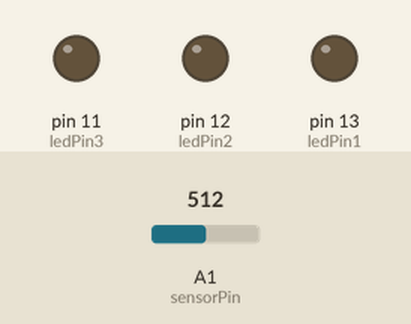
This sketch was run on a simulated Arduino Uno, built with avr-gcc and run on an emulated ATmega328P. Parts: output pins drawn as LEDs (lit = HIGH). The inputs (shaded band) are chosen by the test bench; at power-on: A1 (sensorPin) = 512. What the sketch prints to the serial monitor is not drawn.

Above: at 0.1 s.
At 1.2 s:
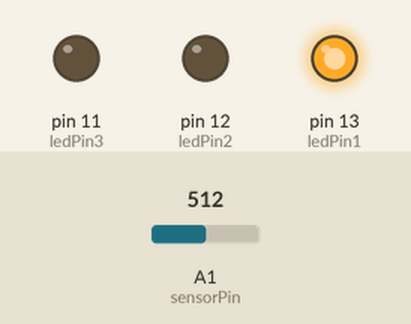
1.3 s: A1 (sensorPin) set to 614
At 1.3 s:
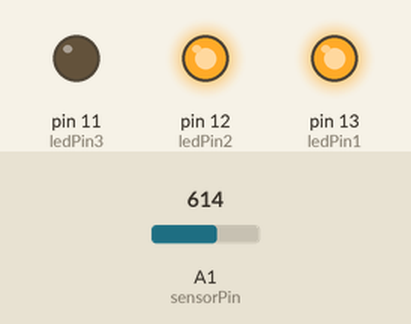
4.3 s: A1 (sensorPin) set to 636
7.3 s: A1 (sensorPin) set to 813
10.3 s: A1 (sensorPin) set to 838
Timing chart, 0 to 13.3 s (numbered marks = the images above; inputs shaded):
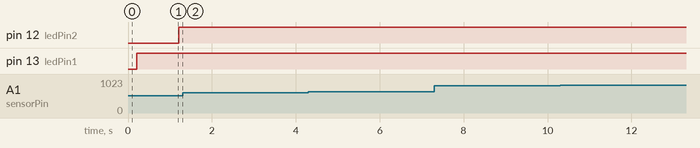

The sketch:

AnalogInput_v3.ino
```cpp
/*
 * アナログ値の読み取りと、しきい値制御
 * * 元のコード:
 * 1. A0の値をシリアルモニタに表示する
 * 2. A0の値がしきい値(threshold)を超えたらLEDを点灯、
 * * 変更要素：
 * 1. サンプリング周期5msでデータを取得
 * 2. 500ms間サンプルを取得し、最大値と平均値を出力
 * 3. ５回連続旗検知を行うと、方向を確定
 */
int sensorPin = A1;
int ledPin1 = 13;
int ledPin2 = 12;
int ledPin3 = 11;
int i = 0;
unsigned long now = 0;

const int threshold_MAX = 500;
const int threshold_ave = 450;

const int MAX_SAMPLES = 100;      // 500msで入れたい最大サンプル数
int buf[MAX_SAMPLES];
int sampleCount = 0;

int maxValue = 0;
int ave = 0;
unsigned long lastMs = 0;

void setup() {
  pinMode(ledPin1, OUTPUT);
  pinMode(ledPin2, OUTPUT);
  pinMode(ledPin3, OUTPUT);
  Serial.begin(115200);
}

void loop() {
  int v = analogRead(sensorPin);

  // maxの更新
  if (v > maxValue) {
    maxValue = v;
  }

  if (v > 420 && sampleCount < MAX_SAMPLES) {
    buf[sampleCount] = v;
    sampleCount++;
  }

  now = millis();
  if (now - lastMs >= 200) {
    //int ave = 0;
    if (sampleCount > 0) {
      // 雑に平均を出す
      long sum = 0;
      for (int k = 0; k < sampleCount; k++) {
        sum += buf[k];
      }
      int roughAve = sum / sampleCount;

      // 平均から離れてるのを除外し再平均
      sum = 0;
      int validCount = 0;
      const int ALLOW_DIFF = 50;   // これより離れてたら外れとみなす（要調整）
      for (int k = 0; k < sampleCount; k++) {
        if (abs(buf[k] - roughAve) <= ALLOW_DIFF) {
          sum += buf[k];
          validCount++;
        }
      }

      if (validCount > 0) {
        ave = sum / validCount;
      } else {
        ave = 0;   // 全部外れた場合
      }
    }
    //lastMs = now;
  // 出力
  Serial.print("MAX:"); Serial.print(maxValue);
  if(maxValue>threshold_MAX){
    Serial.print("*");
  }
  Serial.print(" AVE:"); Serial.print(ave);
  if(ave>threshold_ave){
    Serial.print("*");
  }
  Serial.print(" N:");   Serial.print(sampleCount);

  //認識
  if (maxValue > threshold_MAX && ave > threshold_ave) {
    Serial.print("  !");
    digitalWrite(ledPin1, HIGH);
    i = i+1;
  }else{
    digitalWrite(ledPin1, LOW);
    digitalWrite(ledPin2, LOW);
    i=0;
  }
  //５回連続で認識したら、方向確定
  if(i>5){
    Serial.print("方向確定");
    digitalWrite(ledPin1, HIGH);
    digitalWrite(ledPin2, HIGH);
  }

  Serial.println();

  // 片付け
  maxValue = 0;
  sampleCount = 0;
  lastMs = now;
  }
  Serial.print("a");

  delay(5);
}
```

Measured:
- after the input at 1.3 s, every drawn part: stays the same
- after the input at 4.3 s, every drawn part: stays the same
- after the input at 7.3 s, every drawn part: stays the same
- after the input at 10.3 s, every drawn part: stays the same
